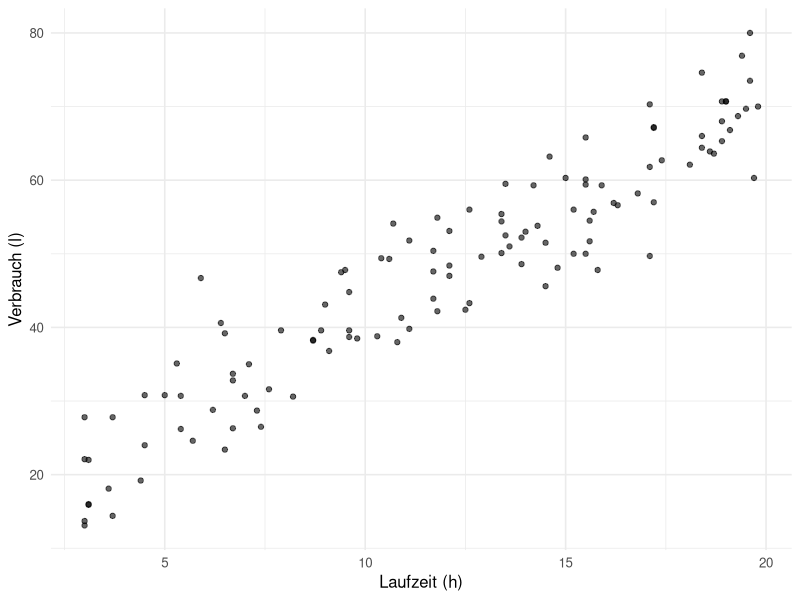
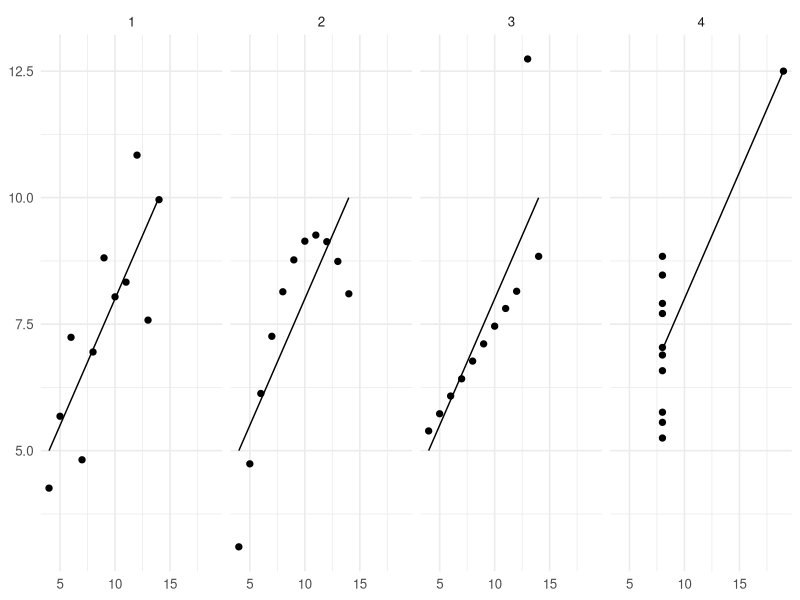
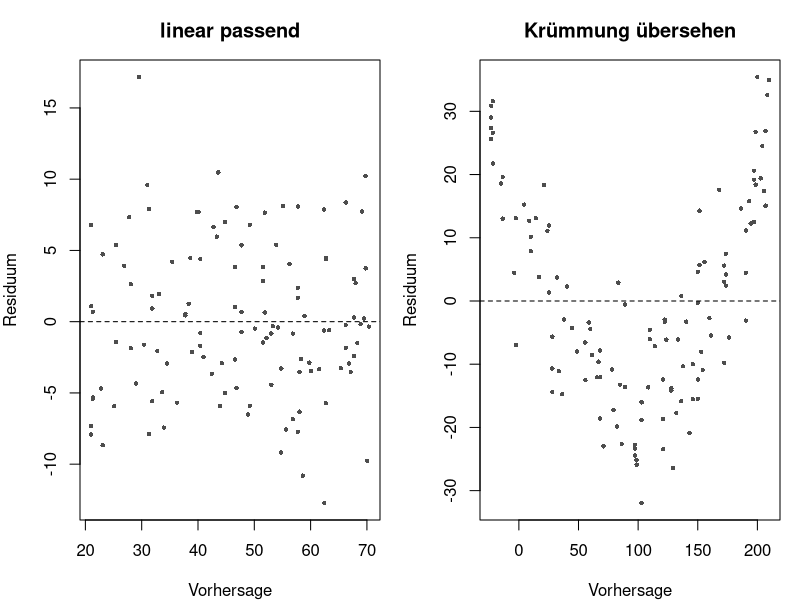

Here is the R script that generated these plots, in order:
## ---- chunk 1
#| label: setup-r
#| include: false
library(ggplot2)
library(dplyr)

theme_set(theme_minimal(base_size = 12))
set.seed(42)

anlagen <- data.frame(laufzeit = round(runif(120, 3, 20), 1))
anlagen$verbrauch <- round(14 + 2.8 * anlagen$laufzeit + rnorm(120, 0, 6), 1)
## ---- chunk 2
#| label: fig-streu-r
#| fig-cap: "Erster Blick auf zwei Merkmale. Die Punktwolke steigt und wirkt geradlinig."
#| fig-height: 3.2
ggplot(anlagen, aes(laufzeit, verbrauch)) +
  geom_point(alpha = 0.6) +
  labs(x = "Laufzeit (h)", y = "Verbrauch (l)")
## ---- chunk 3
#| label: kovarianz-r
cov(anlagen$laufzeit, anlagen$verbrauch)
cov(anlagen$laufzeit, anlagen$verbrauch * 1000)   # Milliliter statt Liter
## ---- chunk 4
#| label: korrelation-r
cor(anlagen$laufzeit, anlagen$verbrauch)
cor(anlagen$laufzeit, anlagen$verbrauch * 1000)   # unveraendert

# von Hand, zur Kontrolle
cov(anlagen$laufzeit, anlagen$verbrauch) /
  (sd(anlagen$laufzeit) * sd(anlagen$verbrauch))
## ---- chunk 5
#| label: fig-anscombe-r
#| fig-cap: "Vier Datensätze mit gleichem Mittelwert, gleicher Varianz und gleicher Korrelation."
#| fig-height: 3.4
lang <- data.frame(
  satz = rep(1:4, each = 11),
  x = c(anscombe$x1, anscombe$x2, anscombe$x3, anscombe$x4),
  y = c(anscombe$y1, anscombe$y2, anscombe$y3, anscombe$y4)
)

ggplot(lang, aes(x, y)) +
  geom_point(size = 1.8) +
  geom_smooth(method = "lm", formula = y ~ x, se = FALSE,
              colour = "black", linewidth = 0.5) +
  facet_wrap(~ satz, nrow = 1) +
  labs(x = NULL, y = NULL)
## ---- chunk 6
#| label: anscombe-kennzahlen-r
lang |>
  group_by(satz) |>
  summarise(mittel_x = mean(x), mittel_y = round(mean(y), 2),
            korrelation = round(cor(x, y), 3), .groups = "drop")
## ---- chunk 7
#| label: spearman-r
x <- 1:50
y <- exp(x / 10)          # streng monoton, aber stark gekruemmt

c(pearson  = round(cor(x, y), 3),
  spearman = round(cor(x, y, method = "spearman"), 3))
## ---- chunk 8
#| label: regression-r
modell <- lm(verbrauch ~ laufzeit, data = anlagen)
coef(modell)
summary(modell)$r.squared
## ---- chunk 9
#| label: r2-r
c(r_quadrat = summary(modell)$r.squared,
  korrelation_quadriert = cor(anlagen$laufzeit, anlagen$verbrauch)^2) |> round(4)
## ---- chunk 10
#| label: fig-residuen-r
#| fig-cap: "Links passende Residuen ohne Muster, rechts dieselbe Prüfung bei einem in Wahrheit gekrümmten Zusammenhang."
#| fig-height: 3.2
gekruemmt <- data.frame(x = anlagen$laufzeit)
gekruemmt$y <- 0.6 * gekruemmt$x^2 + rnorm(120, 0, 8)
modell_falsch <- lm(y ~ x, data = gekruemmt)

par(mfrow = c(1, 2), mar = c(4, 4, 3, 1))
plot(fitted(modell), resid(modell), pch = 16, cex = 0.6,
     col = "grey30", main = "linear passend",
     xlab = "Vorhersage", ylab = "Residuum"); abline(h = 0, lty = 2)
plot(fitted(modell_falsch), resid(modell_falsch), pch = 16, cex = 0.6,
     col = "grey30", main = "Krümmung übersehen",
     xlab = "Vorhersage", ylab = "Residuum"); abline(h = 0, lty = 2)
## ---- chunk 11
#| label: schein-r
# Eine verborgene Groesse treibt beide Merkmale
temperatur <- runif(200, 5, 30)
glace      <- 20 + 3 * temperatur + rnorm(200, 0, 10)
badeunfaelle <- 2 + 0.4 * temperatur + rnorm(200, 0, 2)

round(cor(glace, badeunfaelle), 3)                 # deutlich positiv
# Bei festgehaltener Temperatur verschwindet der Zusammenhang
round(cor(resid(lm(glace ~ temperatur)),
          resid(lm(badeunfaelle ~ temperatur))), 3)
